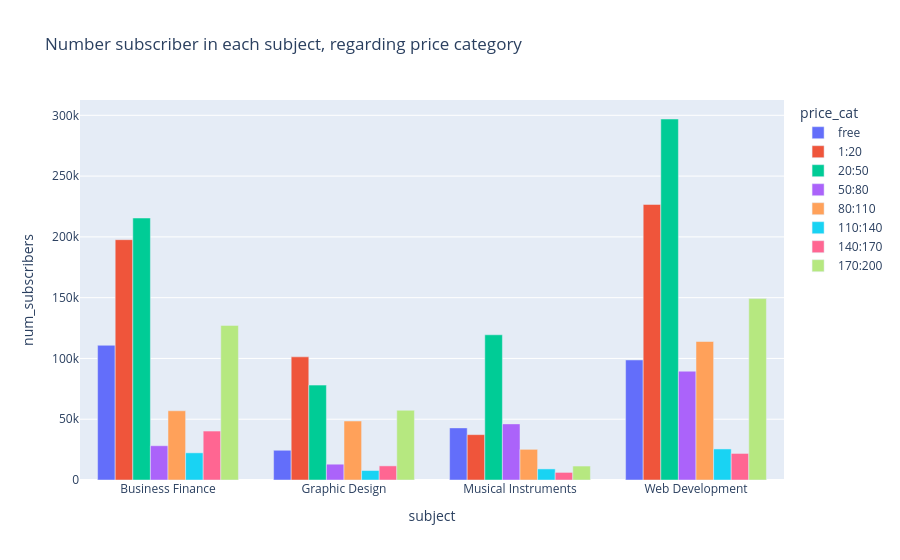

Here is the notebook cell this chart was saved with:
### Code cell
df_grouped = df.groupby(['subject' , 'price_cat'])['num_subscribers'].sum().reset_index()

px.bar(data_frame=df_grouped,
       x='subject',
       y='num_subscribers',
       color='price_cat',
       title='Number subscriber in each subject, regarding price category',
       barmode='group'
       )

### Figure 1 — Plotly figure (JSON) as saved in the notebook; plotly's stock layout.template omitted (floating-point values rounded to 4 significant figures)
{"data": [{"alignmentgroup": "True", "hovertemplate": "price_cat=free<br>subject=%{x}<br>num_subscribers=%{y}<extra></extra>", "legendgroup": "free", "marker": {"color": "#636efa", "pattern": {"shape": ""}}, "name": "free", "offsetgroup": "free", "orientation": "v", "showlegend": true, "textposition": "auto", "type": "bar", "x": ["Business Finance", "Graphic Design", "Musical Instruments", "Web Development"], "xaxis": "x", "y": [110815, 24468, 42875, 98766], "yaxis": "y"}, {"alignmentgroup": "True", "hovertemplate": "price_cat=1:20<br>subject=%{x}<br>num_subscribers=%{y}<extra></extra>", "legendgroup": "1:20", "marker": {"color": "#EF553B", "pattern": {"shape": ""}}, "name": "1:20", "offsetgroup": "1:20", "orientation": "v", "showlegend": true, "textposition": "auto", "type": "bar", "x": ["Business Finance", "Graphic Design", "Musical Instruments", "Web Development"], "xaxis": "x", "y": [197691, 101323, 37313, 226679], "yaxis": "y"}, {"alignmentgroup": "True", "hovertemplate": "price_cat=20:50<br>subject=%{x}<br>num_subscribers=%{y}<extra></extra>", "legendgroup": "20:50", "marker": {"color": "#00cc96", "pattern": {"shape": ""}}, "name": "20:50", "offsetgroup": "20:50", "orientation": "v", "showlegend": true, "textposition": "auto", "type": "bar", "x": ["Business Finance", "Graphic Design", "Musical Instruments", "Web Development"], "xaxis": "x", "y": [215532, 78057, 119457, 296970], "yaxis": "y"}, {"alignmentgroup": "True", "hovertemplate": "price_cat=50:80<br>subject=%{x}<br>num_subscribers=%{y}<extra></extra>", "legendgroup": "50:80", "marker": {"color": "#ab63fa", "pattern": {"shape": ""}}, "name": "50:80", "offsetgroup": "50:80", "orientation": "v", "showlegend": true, "textposition": "auto", "type": "bar", "x": ["Business Finance", "Graphic Design", "Musical Instruments", "Web Development"], "xaxis": "x", "y": [28192, 12994, 46168, 89509], "yaxis": "y"}, {"alignmentgroup": "True", "hovertemplate": "price_cat=80:110<br>subject=%{x}<br>num_subscribers=%{y}<extra></extra>", "legendgroup": "80:110", "marker": {"color": "#FFA15A", "pattern": {"shape": ""}}, "name": "80:110", "offsetgroup": "80:110", "orientation": "v", "showlegend": true, "textposition": "auto", "type": "bar", "x": ["Business Finance", "Graphic Design", "Musical Instruments", "Web Development"], "xaxis": "x", "y": [56942, 48509, 25240, 113923], "yaxis": "y"}, {"alignmentgroup": "True", "hovertemplate": "price_cat=110:140<br>subject=%{x}<br>num_subscribers=%{y}<extra></extra>", "legendgroup": "110:140", "marker": {"color": "#19d3f3", "pattern": {"shape": ""}}, "name": "110:140", "offsetgroup": "110:140", "orientation": "v", "showlegend": true, "textposition": "auto", "type": "bar", "x": ["Business Finance", "Graphic Design", "Musical Instruments", "Web Development"], "xaxis": "x", "y": [22348, 7802, 9124, 25555], "yaxis": "y"}, {"alignmentgroup": "True", "hovertemplate": "price_cat=140:170<br>subject=%{x}<br>num_subscribers=%{y}<extra></extra>", "legendgroup": "140:170", "marker": {"color": "#FF6692", "pattern": {"shape": ""}}, "name": "140:170", "offsetgroup": "140:170", "orientation": "v", "showlegend": true, "textposition": "auto", "type": "bar", "x": ["Business Finance", "Graphic Design", "Musical Instruments", "Web Development"], "xaxis": "x", "y": [40267, 11616, 6241, 21841], "yaxis": "y"}, {"alignmentgroup": "True", "hovertemplate": "price_cat=170:200<br>subject=%{x}<br>num_subscribers=%{y}<extra></extra>", "legendgroup": "170:200", "marker": {"color": "#B6E880", "pattern": {"shape": ""}}, "name": "170:200", "offsetgroup": "170:200", "orientation": "v", "showlegend": true, "textposition": "auto", "type": "bar", "x": ["Business Finance", "Graphic Design", "Musical Instruments", "Web Development"], "xaxis": "x", "y": [127167, 57350, 11474, 149222], "yaxis": "y"}], "layout": {"barmode": "group", "legend": {"title": {"text": "price_cat"}, "tracegroupgap": 0}, "title": {"text": "Number subscriber in each subject, regarding price category"}, "xaxis": {"anchor": "y", "domain": [0, 1], "title": {"text": "subject"}}, "yaxis": {"anchor": "x", "domain": [0, 1], "title": {"text": "num_subscribers"}}}}
